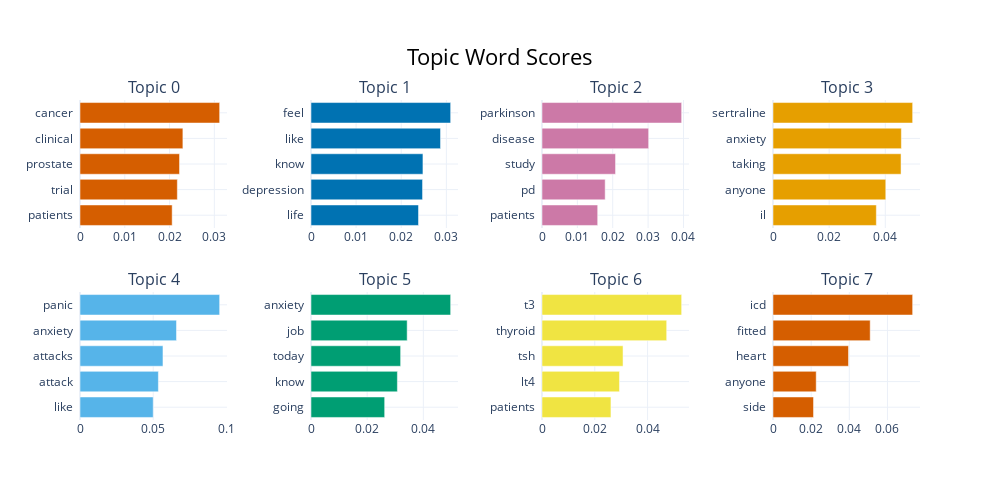

This figure's notebook cell:
### Code cell
# select only 6000 tweets
docs = df_ptsd['Concern'].to_list()
model = BERTopic(verbose=True)
topics, probabilities = model.fit_transform(docs)
model.get_topic_freq().head(11)
model.visualize_barchart()
# can also choose the number of topics automatically
# model = BERTopic(nr_topics="auto")

### Figure 1 — Plotly figure (JSON) as saved in the notebook; plotly's stock layout.template omitted (floating-point values rounded to 4 significant figures)
{"data": [{"marker": {"color": "#D55E00"}, "orientation": "h", "type": "bar", "x": [0.02058, 0.02174, 0.02222, 0.02298, 0.03119], "xaxis": "x", "y": ["patients  ", "trial  ", "prostate  ", "clinical  ", "cancer  "], "yaxis": "y"}, {"marker": {"color": "#0072B2"}, "orientation": "h", "type": "bar", "x": [0.02383, 0.02472, 0.02481, 0.02871, 0.03095], "xaxis": "x2", "y": ["life  ", "depression  ", "know  ", "like  ", "feel  "], "yaxis": "y2"}, {"marker": {"color": "#CC79A7"}, "orientation": "h", "type": "bar", "x": [0.01575, 0.01786, 0.0208, 0.03016, 0.03949], "xaxis": "x3", "y": ["patients  ", "pd  ", "study  ", "disease  ", "parkinson  "], "yaxis": "y3"}, {"marker": {"color": "#E69F00"}, "orientation": "h", "type": "bar", "x": [0.03682, 0.04018, 0.04562, 0.04573, 0.04975], "xaxis": "x4", "y": ["il  ", "anyone  ", "taking  ", "anxiety  ", "sertraline  "], "yaxis": "y4"}, {"marker": {"color": "#56B4E9"}, "orientation": "h", "type": "bar", "x": [0.05, 0.05353, 0.05666, 0.06591, 0.09538], "xaxis": "x5", "y": ["like  ", "attack  ", "attacks  ", "anxiety  ", "panic  "], "yaxis": "y5"}, {"marker": {"color": "#009E73"}, "orientation": "h", "type": "bar", "x": [0.02624, 0.03077, 0.03192, 0.03425, 0.04973], "xaxis": "x6", "y": ["going  ", "know  ", "today  ", "job  ", "anxiety  "], "yaxis": "y6"}, {"marker": {"color": "#F0E442"}, "orientation": "h", "type": "bar", "x": [0.02612, 0.02935, 0.0307, 0.04724, 0.05291], "xaxis": "x7", "y": ["patients  ", "lt4  ", "tsh  ", "thyroid  ", "t3  "], "yaxis": "y7"}, {"marker": {"color": "#D55E00"}, "orientation": "h", "type": "bar", "x": [0.02124, 0.02265, 0.0396, 0.05095, 0.07322], "xaxis": "x8", "y": ["side  ", "anyone  ", "heart  ", "fitted  ", "icd  "], "yaxis": "y8"}], "layout": {"annotations": [{"font": {"size": 16}, "showarrow": false, "text": "Topic 0", "x": 0.0875, "xanchor": "center", "xref": "paper", "y": 1, "yanchor": "bottom", "yref": "paper"}, {"font": {"size": 16}, "showarrow": false, "text": "Topic 1", "x": 0.3625, "xanchor": "center", "xref": "paper", "y": 1, "yanchor": "bottom", "yref": "paper"}, {"font": {"size": 16}, "showarrow": false, "text": "Topic 2", "x": 0.6375, "xanchor": "center", "xref": "paper", "y": 1, "yanchor": "bottom", "yref": "paper"}, {"font": {"size": 16}, "showarrow": false, "text": "Topic 3", "x": 0.9125, "xanchor": "center", "xref": "paper", "y": 1, "yanchor": "bottom", "yref": "paper"}, {"font": {"size": 16}, "showarrow": false, "text": "Topic 4", "x": 0.0875, "xanchor": "center", "xref": "paper", "y": 0.4, "yanchor": "bottom", "yref": "paper"}, {"font": {"size": 16}, "showarrow": false, "text": "Topic 5", "x": 0.3625, "xanchor": "center", "xref": "paper", "y": 0.4, "yanchor": "bottom", "yref": "paper"}, {"font": {"size": 16}, "showarrow": false, "text": "Topic 6", "x": 0.6375, "xanchor": "center", "xref": "paper", "y": 0.4, "yanchor": "bottom", "yref": "paper"}, {"font": {"size": 16}, "showarrow": false, "text": "Topic 7", "x": 0.9125, "xanchor": "center", "xref": "paper", "y": 0.4, "yanchor": "bottom", "yref": "paper"}], "height": 500, "hoverlabel": {"bgcolor": "white", "font": {"family": "Rockwell", "size": 16}}, "showlegend": false, "title": {"font": {"color": "Black", "size": 22}, "text": "Topic Word Scores", "x": 0.5, "xanchor": "center", "yanchor": "top"}, "width": 1000, "xaxis": {"anchor": "y", "domain": [0, 0.175], "showgrid": true}, "xaxis2": {"anchor": "y2", "domain": [0.275, 0.45], "showgrid": true}, "xaxis3": {"anchor": "y3", "domain": [0.55, 0.725], "showgrid": true}, "xaxis4": {"anchor": "y4", "domain": [0.825, 1], "showgrid": true}, "xaxis5": {"anchor": "y5", "domain": [0, 0.175], "showgrid": true}, "xaxis6": {"anchor": "y6", "domain": [0.275, 0.45], "showgrid": true}, "xaxis7": {"anchor": "y7", "domain": [0.55, 0.725], "showgrid": true}, "xaxis8": {"anchor": "y8", "domain": [0.825, 1], "showgrid": true}, "yaxis": {"anchor": "x", "domain": [0.6, 1], "showgrid": true}, "yaxis2": {"anchor": "x2", "domain": [0.6, 1], "showgrid": true}, "yaxis3": {"anchor": "x3", "domain": [0.6, 1], "showgrid": true}, "yaxis4": {"anchor": "x4", "domain": [0.6, 1], "showgrid": true}, "yaxis5": {"anchor": "x5", "domain": [0, 0.4], "showgrid": true}, "yaxis6": {"anchor": "x6", "domain": [0, 0.4], "showgrid": true}, "yaxis7": {"anchor": "x7", "domain": [0, 0.4], "showgrid": true}, "yaxis8": {"anchor": "x8", "domain": [0, 0.4], "showgrid": true}}}
